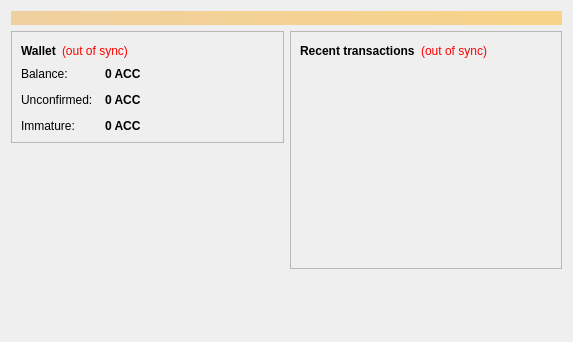
<?xml version="1.0" encoding="UTF-8"?>
<ui version="4.0">
 <class>OverviewPage</class>
 <widget class="QWidget" name="OverviewPage">
  <property name="geometry">
   <rect>
    <x>0</x>
    <y>0</y>
    <width>573</width>
    <height>342</height>
   </rect>
  </property>
  <property name="windowTitle">
   <string>Form</string>
  </property>
  <layout class="QVBoxLayout" name="topLayout">
   <item>
    <widget class="QLabel" name="labelAlerts">
     <property name="visible">
      <bool>false</bool>
     </property>
     <property name="styleSheet">
      <string notr="true">background-color: qlineargradient(x1: 0, y1: 0, x2: 1, y2: 0, stop:0 #F0D0A0, stop:1 #F8D488); color:#000000;</string>
     </property>
     <property name="wordWrap">
      <bool>true</bool>
     </property>
     <property name="margin">
      <number>3</number>
     </property>
    </widget>
   </item>
   <item>
    <layout class="QHBoxLayout" name="horizontalLayout" stretch="1,1">
     <item>
      <layout class="QVBoxLayout" name="verticalLayout_2">
       <item>
        <widget class="QFrame" name="frame">
         <property name="frameShape">
          <enum>QFrame::StyledPanel</enum>
         </property>
         <property name="frameShadow">
          <enum>QFrame::Raised</enum>
         </property>
         <layout class="QVBoxLayout" name="verticalLayout_4">
          <item>
           <layout class="QHBoxLayout" name="horizontalLayout_4">
            <item>
             <widget class="QLabel" name="label_5">
              <property name="font">
               <font>
                <weight>75</weight>
                <bold>true</bold>
               </font>
              </property>
              <property name="text">
               <string>Wallet</string>
              </property>
             </widget>
            </item>
            <item>
             <widget class="QLabel" name="labelWalletStatus">
              <property name="toolTip">
               <string>The displayed information may be out of date. Your wallet automatically synchronizes with the ANDREWCHANcoin network after a connection is established, but this process has not completed yet.</string>
              </property>
              <property name="styleSheet">
               <string notr="true">QLabel { color: red; }</string>
              </property>
              <property name="text">
               <string notr="true">(out of sync)</string>
              </property>
              <property name="alignment">
               <set>Qt::AlignLeading|Qt::AlignLeft|Qt::AlignVCenter</set>
              </property>
             </widget>
            </item>
            <item>
             <spacer name="horizontalSpacer_2">
              <property name="orientation">
               <enum>Qt::Horizontal</enum>
              </property>
              <property name="sizeHint" stdset="0">
               <size>
                <width>40</width>
                <height>20</height>
               </size>
              </property>
             </spacer>
            </item>
           </layout>
          </item>
          <item>
           <layout class="QFormLayout" name="formLayout_2">
            <property name="fieldGrowthPolicy">
             <enum>QFormLayout::AllNonFixedFieldsGrow</enum>
            </property>
            <property name="horizontalSpacing">
             <number>12</number>
            </property>
            <property name="verticalSpacing">
             <number>12</number>
            </property>
            <item row="0" column="0">
             <widget class="QLabel" name="label">
              <property name="text">
               <string>Balance:</string>
              </property>
             </widget>
            </item>
            <item row="0" column="1">
             <widget class="QLabel" name="labelBalance">
              <property name="font">
               <font>
                <weight>75</weight>
                <bold>true</bold>
               </font>
              </property>
              <property name="cursor">
               <cursorShape>IBeamCursor</cursorShape>
              </property>
              <property name="toolTip">
               <string>Your current balance</string>
              </property>
              <property name="text">
               <string notr="true">0 ACC</string>
              </property>
              <property name="textInteractionFlags">
               <set>Qt::LinksAccessibleByMouse|Qt::TextSelectableByKeyboard|Qt::TextSelectableByMouse</set>
              </property>
             </widget>
            </item>
            <item row="1" column="0">
             <widget class="QLabel" name="label_3">
              <property name="text">
               <string>Unconfirmed:</string>
              </property>
             </widget>
            </item>
            <item row="1" column="1">
             <widget class="QLabel" name="labelUnconfirmed">
              <property name="font">
               <font>
                <weight>75</weight>
                <bold>true</bold>
               </font>
              </property>
              <property name="cursor">
               <cursorShape>IBeamCursor</cursorShape>
              </property>
              <property name="toolTip">
               <string>Total of transactions that have yet to be confirmed, and do not yet count toward the current balance</string>
              </property>
              <property name="text">
               <string notr="true">0 ACC</string>
              </property>
              <property name="textInteractionFlags">
               <set>Qt::LinksAccessibleByMouse|Qt::TextSelectableByKeyboard|Qt::TextSelectableByMouse</set>
              </property>
             </widget>
            </item>
            <item row="2" column="0">
             <widget class="QLabel" name="labelImmatureText">
              <property name="text">
               <string>Immature:</string>
              </property>
             </widget>
            </item>
            <item row="2" column="1">
             <widget class="QLabel" name="labelImmature">
              <property name="font">
               <font>
                <weight>75</weight>
                <bold>true</bold>
               </font>
              </property>
              <property name="toolTip">
               <string>Mined balance that has not yet matured</string>
              </property>
              <property name="text">
               <string notr="true">0 ACC</string>
              </property>
              <property name="textInteractionFlags">
               <set>Qt::LinksAccessibleByMouse|Qt::TextSelectableByKeyboard|Qt::TextSelectableByMouse</set>
              </property>
             </widget>
            </item>
           </layout>
          </item>
         </layout>
        </widget>
       </item>
       <item>
        <spacer name="verticalSpacer">
         <property name="orientation">
          <enum>Qt::Vertical</enum>
         </property>
         <property name="sizeHint" stdset="0">
          <size>
           <width>20</width>
           <height>40</height>
          </size>
         </property>
        </spacer>
       </item>
      </layout>
     </item>
     <item>
      <layout class="QVBoxLayout" name="verticalLayout_3">
       <item>
        <widget class="QFrame" name="frame_2">
         <property name="frameShape">
          <enum>QFrame::StyledPanel</enum>
         </property>
         <property name="frameShadow">
          <enum>QFrame::Raised</enum>
         </property>
         <layout class="QVBoxLayout" name="verticalLayout">
          <item>
           <layout class="QHBoxLayout" name="horizontalLayout_2">
            <item>
             <widget class="QLabel" name="label_4">
              <property name="text">
               <string>&lt;b&gt;Recent transactions&lt;/b&gt;</string>
              </property>
             </widget>
            </item>
            <item>
             <widget class="QLabel" name="labelTransactionsStatus">
              <property name="toolTip">
               <string>The displayed information may be out of date. Your wallet automatically synchronizes with the ANDREWCHANcoin network after a connection is established, but this process has not completed yet.</string>
              </property>
              <property name="styleSheet">
               <string notr="true">QLabel { color: red; }</string>
              </property>
              <property name="text">
               <string notr="true">(out of sync)</string>
              </property>
              <property name="alignment">
               <set>Qt::AlignRight|Qt::AlignTrailing|Qt::AlignVCenter</set>
              </property>
             </widget>
            </item>
            <item>
             <spacer name="horizontalSpacer">
              <property name="orientation">
               <enum>Qt::Horizontal</enum>
              </property>
              <property name="sizeHint" stdset="0">
               <size>
                <width>40</width>
                <height>20</height>
               </size>
              </property>
             </spacer>
            </item>
           </layout>
          </item>
          <item>
           <widget class="QListView" name="listTransactions">
            <property name="styleSheet">
             <string notr="true">QListView { background: transparent; }</string>
            </property>
            <property name="frameShape">
             <enum>QFrame::NoFrame</enum>
            </property>
            <property name="verticalScrollBarPolicy">
             <enum>Qt::ScrollBarAlwaysOff</enum>
            </property>
            <property name="horizontalScrollBarPolicy">
             <enum>Qt::ScrollBarAlwaysOff</enum>
            </property>
            <property name="selectionMode">
             <enum>QAbstractItemView::NoSelection</enum>
            </property>
           </widget>
          </item>
         </layout>
        </widget>
       </item>
       <item>
        <spacer name="verticalSpacer_2">
         <property name="orientation">
          <enum>Qt::Vertical</enum>
         </property>
         <property name="sizeHint" stdset="0">
          <size>
           <width>20</width>
           <height>40</height>
          </size>
         </property>
        </spacer>
       </item>
      </layout>
     </item>
    </layout>
   </item>
  </layout>
 </widget>
 <resources/>
 <connections/>
</ui>
